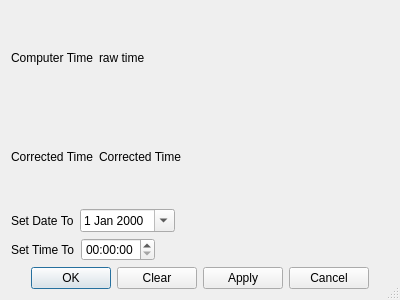
<?xml version="1.0" encoding="UTF-8"?>
<ui version="4.0">
 <class>TClockDlg</class>
 <widget class="QDialog" name="TClockDlg">
  <property name="geometry">
   <rect>
    <x>0</x>
    <y>0</y>
    <width>400</width>
    <height>300</height>
   </rect>
  </property>
  <property name="windowTitle">
   <string>Correct computer time</string>
  </property>
  <property name="sizeGripEnabled">
   <bool>true</bool>
  </property>
  <layout class="QVBoxLayout" name="verticalLayout">
   <item>
    <layout class="QHBoxLayout" name="horizontalLayout">
     <item>
      <widget class="QLabel" name="label">
       <property name="text">
        <string>Computer Time</string>
       </property>
      </widget>
     </item>
     <item>
      <widget class="QLabel" name="rawTime">
       <property name="text">
        <string>raw time</string>
       </property>
      </widget>
     </item>
     <item>
      <spacer name="horizontalSpacer_4">
       <property name="orientation">
        <enum>Qt::Horizontal</enum>
       </property>
       <property name="sizeHint" stdset="0">
        <size>
         <width>40</width>
         <height>20</height>
        </size>
       </property>
      </spacer>
     </item>
    </layout>
   </item>
   <item>
    <layout class="QHBoxLayout" name="horizontalLayout_2">
     <item>
      <widget class="QLabel" name="label_3">
       <property name="text">
        <string>Corrected Time</string>
       </property>
      </widget>
     </item>
     <item>
      <widget class="QLabel" name="correctedTime">
       <property name="text">
        <string>Corrected Time</string>
       </property>
      </widget>
     </item>
     <item>
      <spacer name="horizontalSpacer_6">
       <property name="orientation">
        <enum>Qt::Horizontal</enum>
       </property>
       <property name="sizeHint" stdset="0">
        <size>
         <width>40</width>
         <height>20</height>
        </size>
       </property>
      </spacer>
     </item>
    </layout>
   </item>
   <item>
    <layout class="QHBoxLayout" name="horizontalLayout_5">
     <item>
      <widget class="QLabel" name="label_2">
       <property name="text">
        <string>Set Date To</string>
       </property>
      </widget>
     </item>
     <item>
      <widget class="QDateEdit" name="dateEdit">
       <property name="calendarPopup">
        <bool>true</bool>
       </property>
      </widget>
     </item>
     <item>
      <spacer name="horizontalSpacer_7">
       <property name="orientation">
        <enum>Qt::Horizontal</enum>
       </property>
       <property name="sizeHint" stdset="0">
        <size>
         <width>40</width>
         <height>20</height>
        </size>
       </property>
      </spacer>
     </item>
    </layout>
   </item>
   <item>
    <layout class="QHBoxLayout" name="horizontalLayout_4">
     <item>
      <widget class="QLabel" name="label_4">
       <property name="text">
        <string>Set Time To</string>
       </property>
      </widget>
     </item>
     <item>
      <widget class="QTimeEdit" name="timeEdit">
       <property name="displayFormat">
        <string>HH:mm:ss</string>
       </property>
       <property name="calendarPopup">
        <bool>true</bool>
       </property>
      </widget>
     </item>
     <item>
      <spacer name="horizontalSpacer_8">
       <property name="orientation">
        <enum>Qt::Horizontal</enum>
       </property>
       <property name="sizeHint" stdset="0">
        <size>
         <width>40</width>
         <height>20</height>
        </size>
       </property>
      </spacer>
     </item>
    </layout>
   </item>
   <item>
    <layout class="QHBoxLayout" name="horizontalLayout_3">
     <item>
      <spacer name="horizontalSpacer">
       <property name="orientation">
        <enum>Qt::Horizontal</enum>
       </property>
       <property name="sizeHint" stdset="0">
        <size>
         <width>40</width>
         <height>20</height>
        </size>
       </property>
      </spacer>
     </item>
     <item>
      <widget class="QPushButton" name="OKButton">
       <property name="text">
        <string>OK</string>
       </property>
      </widget>
     </item>
     <item>
      <widget class="QPushButton" name="clearButton">
       <property name="text">
        <string>Clear</string>
       </property>
      </widget>
     </item>
     <item>
      <widget class="QPushButton" name="applyButton">
       <property name="text">
        <string>Apply</string>
       </property>
      </widget>
     </item>
     <item>
      <widget class="QPushButton" name="cancelButton">
       <property name="text">
        <string>Cancel</string>
       </property>
      </widget>
     </item>
     <item>
      <spacer name="horizontalSpacer_2">
       <property name="orientation">
        <enum>Qt::Horizontal</enum>
       </property>
       <property name="sizeHint" stdset="0">
        <size>
         <width>40</width>
         <height>20</height>
        </size>
       </property>
      </spacer>
     </item>
    </layout>
   </item>
  </layout>
 </widget>
 <resources/>
 <connections/>
</ui>
